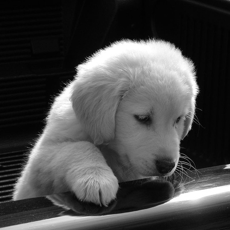
%> input picture LAB 1/retriever.tiff, 230 x 230 px
$ octave Lab1.m   (GNU Octave 9; MATLAB toolbox functions it lacks are replaced by stand-ins)
%> lines starting %> are read from the running program, lines starting %| are printed output that depends on the picture
clear all; clean all;
%> (this line was passed over: clean is not available in this run)
Nrows = 230;                                                 % the number of rows of the image
Mcolumns = 230;                                              % the number of columns of the image
I = imread('C:\Users\magma\Downloads\retriever.tiff');       % loading the image into matlab
%> I is the input picture: size 230x230 uint8; min 1, max 255, mean 70.6
imshow(I)
figure(1);
title('The original photo.')

%1st case: row sampling scale 1/2, column sampling scale 1/4
downsamplingA1 = imresize(I, [Nrows*1/2 Mcolumns*1/4], 'nearest');  % interpolation without antialising
downsamplingA2 = imresize(I, [Nrows*1/2 Mcolumns*1/4], 'bilinear');
downsamplingA3 = imresize(I, [Nrows*1/2 Mcolumns*1/4], 'bicubic');
figure(2);
subplot(1,3,1), imshow(downsamplingA1)                              % showing the results in the same figure
title('Downsample with interpolation : nearest')
subplot(1,3,2), imshow(downsamplingA2)
title({'1st case: row sampling scale 1/2, column sampling scale 1/4' ; 'Downsample with interpolation : bilinear'})
subplot(1,3,3), imshow(downsamplingA3)
title('Downsample with interpolation : bicubic')

downsampling1_1 = imresize(I, [Nrows*1/2 Mcolumns*1/4], 'Antialiasing', true);
downsampling1_2 = imresize(I, [Nrows*1/2 Mcolumns*1/4], 'Antialiasing', false);
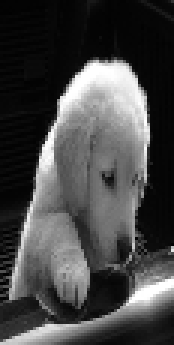
%> downsampling1_2: size 115x58 uint8 (shown 3 times larger); min 0, max 255, mean 70.5
figure(3);
subplot(1,2,1), imshow(downsampling1_1)
title('Downsample with Antialiasing')
subplot(1,2,2), imshow(downsampling1_2)
title('Downsample with Aliasing')

% upsampling with antialising and interpolation
upsampling1_1_1 = imresize(downsampling1_1, [Nrows*1/2*2 Mcolumns*1/4*4], 'nearest');
upsampling1_1_2 = imresize(downsampling1_1, [Nrows*1/2*2 Mcolumns*1/4*4], 'bilinear');
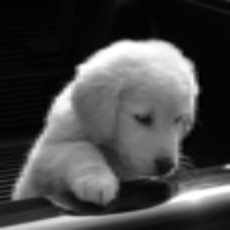
%> upsampling1_1_2: size 230x230 uint8; min 0, max 255, mean 70.6
upsampling1_1_3 = imresize(downsampling1_1, [Nrows*1/2*2 Mcolumns*1/4*4], 'bicubic');
figure(4);
subplot(1,3,1), imshow(upsampling1_1_1)
title('Upsampling with nearest interpolation and Antialiasing')
subplot(1,3,2), imshow(upsampling1_1_2)
title('Upsampling with bilinear interpolation and Antialiasing')
subplot(1,3,3), imshow(upsampling1_1_3)
title('Upsampling with bicubic interpolation and Antialiasing')

% upsampling without antialising and interpolation
upsampling1_2_1 = imresize(downsampling1_2, [Nrows*1/2*2 Mcolumns*1/4*4], 'nearest');
upsampling1_2_2 = imresize(downsampling1_2, [Nrows*1/2*2 Mcolumns*1/4*4], 'bilinear');
upsampling1_2_3 = imresize(downsampling1_2, [Nrows*1/2*2 Mcolumns*1/4*4], 'bicubic');
figure(5);
subplot(1,3,1), imshow(upsampling1_2_1)
title('Upsampling with nearest interpolation and Aliasing')
subplot(1,3,2), imshow(upsampling1_2_2)
title('Upsampling with bilinear interpolation and Aliasing')
subplot(1,3,3), imshow(upsampling1_2_3)
title('Upsampling with bicubic interpolation and Aliasing')

%2nd case: row sampling scale 1/4, column sampling scale 1/2
downsampling2_1 = imresize(I, [Nrows*1/4 Mcolumns*1/2], 'Antialiasing', true);
downsampling2_2 = imresize(I, [Nrows*1/4 Mcolumns*1/2], 'Antialiasing', false);
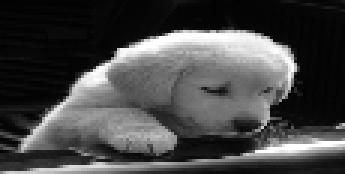
%> downsampling2_2: size 58x115 uint8 (shown 3 times larger); min 0, max 255, mean 70.7
figure(6);
subplot(1,2,1), imshow(downsampling2_1)
title({'2nd case: row sampling scale 1/4, column sampling scale 1/2' ; 'Downsample with Antialiasing'})
subplot(1,2,2), imshow(downsampling2_2)
title('Downsample with Aliasing')

upsampling2_1_1 = imresize(downsampling2_1, [Nrows*1/4*4 Mcolumns*1/2*2], 'nearest');
upsampling2_1_2 = imresize(downsampling2_1, [Nrows*1/4*4 Mcolumns*1/2*2], 'bilinear');
upsampling2_1_3 = imresize(downsampling2_1, [Nrows*1/4*4 Mcolumns*1/2*2], 'bicubic');
figure(7);
subplot(1,3,1), imshow(upsampling2_1_1)
title('Upsampling with nearest interpolation and Antialiasing')
subplot(1,3,2), imshow(upsampling2_1_2)
title('Upsampling with bilinear interpolation and Antialiasing')
subplot(1,3,3), imshow(upsampling2_1_3)
title('Upsampling with bicubic interpolation and Antialiasing')

upsampling2_2_1 = imresize(downsampling2_2, [Nrows*1/4*4 Mcolumns*1/2*2], 'nearest');
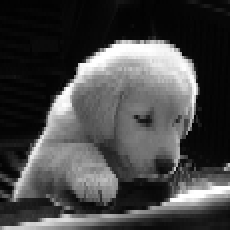
%> upsampling2_2_1: size 230x230 uint8; min 0, max 255, mean 70.5; mean of the top-left, top-right, bottom-left and bottom-right quarters 42.6, 77.3, 91.8, 70.3
upsampling2_2_2 = imresize(downsampling2_2, [Nrows*1/4*4 Mcolumns*1/2*2], 'bilinear');
upsampling2_2_3 = imresize(downsampling2_2, [Nrows*1/4*4 Mcolumns*1/2*2], 'bicubic');
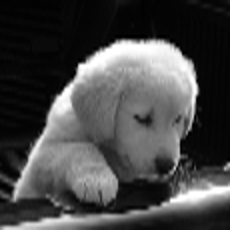
%> upsampling2_2_3: size 230x230 uint8; min 0, max 255, mean 70.6; mean of the top-left, top-right, bottom-left and bottom-right quarters 42.8, 77.8, 91.9, 70.1
figure(8);
subplot(1,3,1), imshow(upsampling2_2_1)
title('Upsampling with nearest interpolation and Aliasing')
subplot(1,3,2), imshow(upsampling2_2_2)
title('Upsampling with bilinear interpolation and Aliasing')
subplot(1,3,3), imshow(upsampling2_2_3)
title('Upsampling with bicubic interpolation and Aliasing')

%3rd case: row sampling scale 1/8, column sampling scale 1/8
downsampling3_1 = imresize(I, 1/8, 'Antialiasing', true);
downsampling3_2 = imresize(I, 1/8, 'Antialiasing', false);
figure(9);
subplot(1,2,1), imshow(downsampling3_1)
title({'3rd case: row sampling scale 1/8, column sampling scale 1/8' ; 'Downsample with Antialiasing'})
subplot(1,2,2), imshow(downsampling3_2)
title('Downsample with Aliasing')

upsampling3_1_1 = imresize(downsampling3_1, 8, 'nearest');
upsampling3_1_2 = imresize(downsampling3_1, 8, 'bilinear');
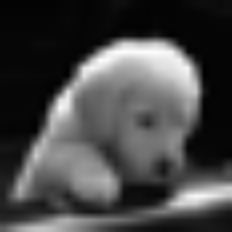
%> upsampling3_1_2: size 232x232 uint8; min 0, max 253, mean 70.6
upsampling3_1_3 = imresize(downsampling3_1, 8, 'bicubic');
figure(10);
subplot(1,3,1), imshow(upsampling3_1_1)
title('Upsampling with nearest interpolation and Antialiasing')
subplot(1,3,2), imshow(upsampling3_1_2)
title('Upsampling with bilinear interpolation and Antialiasing')
subplot(1,3,3), imshow(upsampling3_1_3)
title('Upsampling with bicubic interpolation and Antialiasing')

upsampling3_2_1 = imresize(downsampling3_2, 8, 'nearest');
upsampling3_2_2 = imresize(downsampling3_2, 8, 'bilinear');
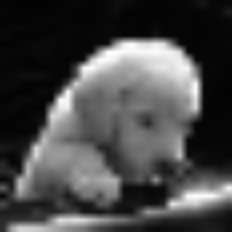
%> upsampling3_2_2: size 232x232 uint8; min 2, max 255, mean 71.3; mean of the top-left, top-right, bottom-left and bottom-right quarters 43.1, 79.8, 91.9, 70.5
upsampling3_2_3 = imresize(downsampling3_2, 8, 'bicubic');
figure(11);
subplot(1,3,1), imshow(upsampling3_2_1)
title('Upsampling with nearest interpolation and Aliasing')
subplot(1,3,2), imshow(upsampling3_2_2)
title('Upsampling with bilinear interpolation and Aliasing')
subplot(1,3,3), imshow(upsampling3_2_3)
title('Upsampling with bicubic interpolation and Aliasing')

%Calculating the MSE
err = immse(upsampling1_1_1, I); % replace 'upsampling1_1_1' with 'upsampling1_1_2' etc.
%> err = 144.8
fprintf('\n The Mean-squared Error is %0.4f', err);
%|  The Mean-squared Error is 144.7802

%Calculating the PSNR
rat = psnr(upsampling1_1_1, I); % replace 'upsampling1_1_1' with 'upsampling1_1_2' etc.
%> rat = 26.52
fprintf('\n The Peak Signal-to-Noise Ratio is %0.4f', rat);
%|  The Peak Signal-to-Noise Ratio is 26.5237

$ run again, with LAB 1/beach.tiff copied over LAB 1/retriever.tiff
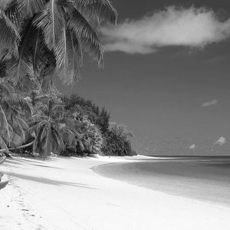
%> input picture LAB 1/beach.tiff, 230 x 230 px
%> I is the input picture: size 230x230 uint8; min 5, max 255, mean 134.6
%> `downsampling2_2 = imresize(I, [Nrows*1/4 Mcolumns*1/2], 'Antialiasing'..`:
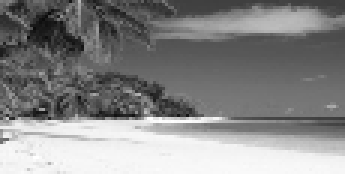
%> downsampling2_2: size 58x115 uint8 (shown 3 times larger); min 11, max 255, mean 134.6
%> `upsampling3_2_2 = imresize(downsampling3_2, 8, 'bilinear');`:
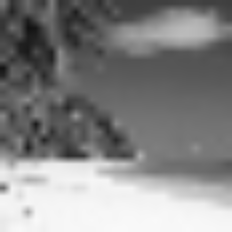
%> upsampling3_2_2: size 232x232 uint8; min 17, max 249, mean 133.9
%> err = 99.99
%|  The Mean-squared Error is 99.9919
%> rat = 28.13
%|  The Peak Signal-to-Noise Ratio is 28.1312
